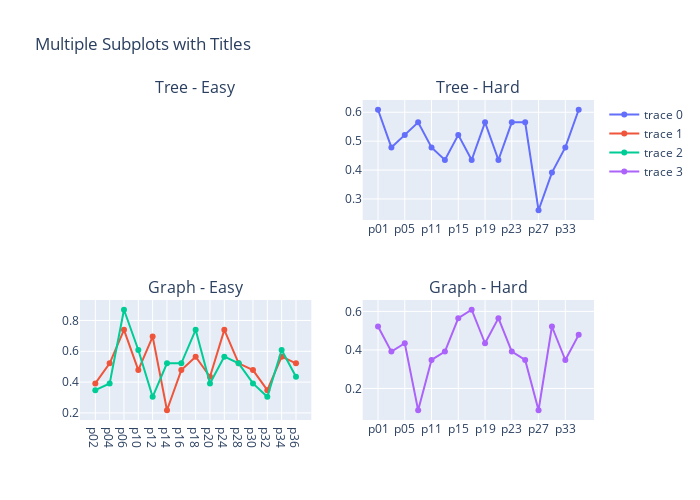

Notebook code cell kept with this figure:
### Code cell
from plotly.subplots import make_subplots
import plotly.graph_objects as go

fig = make_subplots(rows=2, cols=2,subplot_titles=("Tree - Easy", "Tree - Hard", "Graph - Easy", "Graph - Hard"))

fig.add_trace(go.Scatter(x=treeEasy.ID,y = treeEasy.Task_Success),row=1, col=2)

fig.add_trace(go.Scatter(x=treeHard.ID,y = treeHard.Task_Success),row=2, col=1)

fig.add_trace(go.Scatter(x=graphEasy.ID,y = graphEasy.Task_Success),row=2, col=1)

fig.add_trace(go.Scatter(x=graphHard.ID,y = graphHard.Task_Success),row=2, col=2)

fig.update_layout(height=500, width=700,title_text="Multiple Subplots with Titles")

fig.show()

### Figure 1 — Plotly figure (JSON) as saved in the notebook; plotly's stock layout.template omitted (floating-point values rounded to 4 significant figures)
{"data": [{"type": "scatter", "x": ["p01", "p03", "p05", "p07", "p11", "p13", "p15", "p17", "p19", "p21", "p23", "p25", "p27", "p31", "p33", "p35"], "xaxis": "x2", "y": [0.6087, 0.4783, 0.5217, 0.5652, 0.4783, 0.4348, 0.5217, 0.4348, 0.5652, 0.4348, 0.5652, 0.5652, 0.2609, 0.3913, 0.4783, 0.6087], "yaxis": "y2"}, {"type": "scatter", "x": ["p02", "p04", "p06", "p10", "p12", "p14", "p16", "p18", "p20", "p24", "p28", "p30", "p32", "p34", "p36"], "xaxis": "x3", "y": [0.3913, 0.5217, 0.7391, 0.4783, 0.6957, 0.2174, 0.4783, 0.5652, 0.4348, 0.7391, 0.5217, 0.4783, 0.3478, 0.5652, 0.5217], "yaxis": "y3"}, {"type": "scatter", "x": ["p02", "p04", "p06", "p10", "p12", "p14", "p16", "p18", "p20", "p24", "p28", "p30", "p32", "p34", "p36"], "xaxis": "x3", "y": [0.3478, 0.3913, 0.8696, 0.6087, 0.3043, 0.5217, 0.5217, 0.7391, 0.3913, 0.5652, 0.5217, 0.3913, 0.3043, 0.6087, 0.4348], "yaxis": "y3"}, {"type": "scatter", "x": ["p01", "p03", "p05", "p07", "p11", "p13", "p15", "p17", "p19", "p21", "p23", "p25", "p27", "p31", "p33", "p35"], "xaxis": "x4", "y": [0.5217, 0.3913, 0.4348, 0.08696, 0.3478, 0.3913, 0.5652, 0.6087, 0.4348, 0.5652, 0.3913, 0.3478, 0.08696, 0.5217, 0.3478, 0.4783], "yaxis": "y4"}], "layout": {"annotations": [{"font": {"size": 16}, "showarrow": false, "text": "Tree - Easy", "x": 0.225, "xanchor": "center", "xref": "paper", "y": 1, "yanchor": "bottom", "yref": "paper"}, {"font": {"size": 16}, "showarrow": false, "text": "Tree - Hard", "x": 0.775, "xanchor": "center", "xref": "paper", "y": 1, "yanchor": "bottom", "yref": "paper"}, {"font": {"size": 16}, "showarrow": false, "text": "Graph - Easy", "x": 0.225, "xanchor": "center", "xref": "paper", "y": 0.375, "yanchor": "bottom", "yref": "paper"}, {"font": {"size": 16}, "showarrow": false, "text": "Graph - Hard", "x": 0.775, "xanchor": "center", "xref": "paper", "y": 0.375, "yanchor": "bottom", "yref": "paper"}], "height": 500, "title": {"text": "Multiple Subplots with Titles"}, "width": 700, "xaxis": {"anchor": "y", "domain": [0, 0.45]}, "xaxis2": {"anchor": "y2", "domain": [0.55, 1]}, "xaxis3": {"anchor": "y3", "domain": [0, 0.45]}, "xaxis4": {"anchor": "y4", "domain": [0.55, 1]}, "yaxis": {"anchor": "x", "domain": [0.625, 1]}, "yaxis2": {"anchor": "x2", "domain": [0.625, 1]}, "yaxis3": {"anchor": "x3", "domain": [0, 0.375]}, "yaxis4": {"anchor": "x4", "domain": [0, 0.375]}}}
